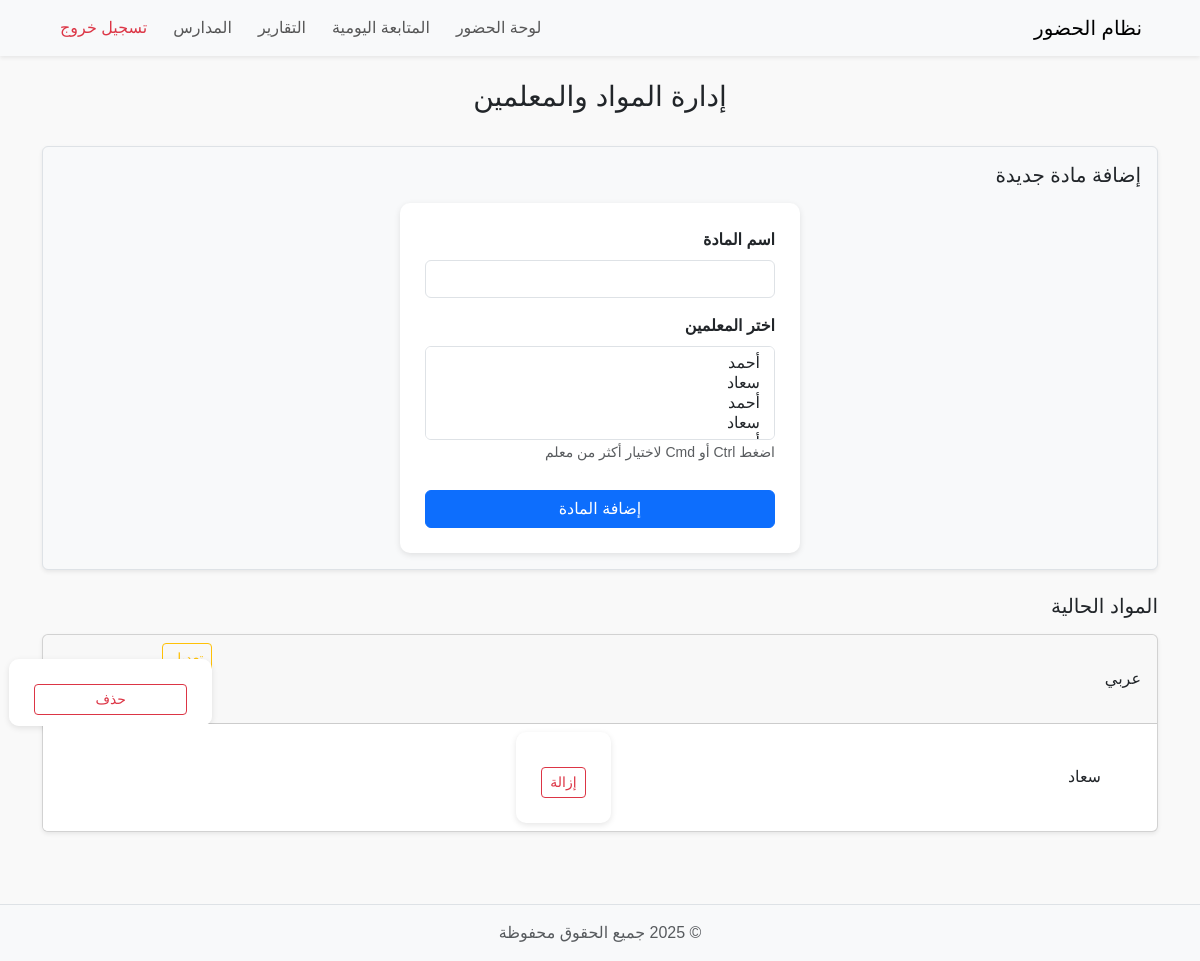
The app's page /subjects (signed in), older data.
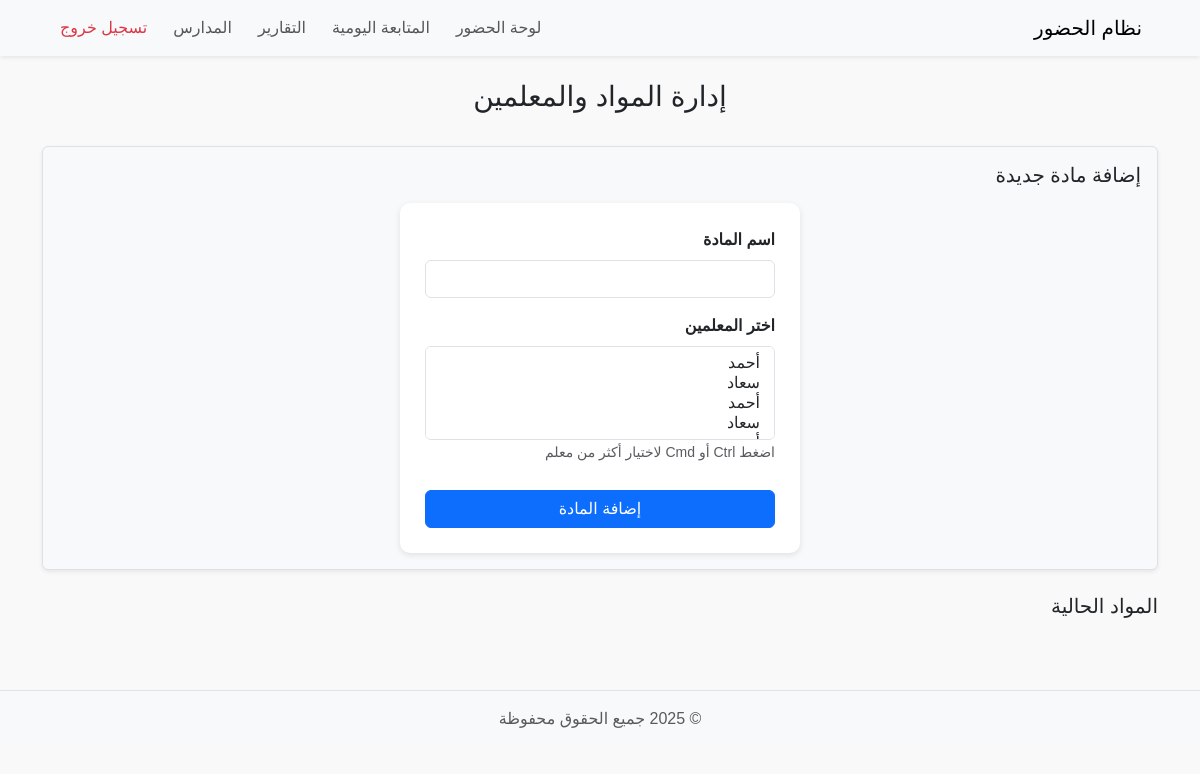
The same page, newer data.
### tables this page shows
CREATE TABLE subject_teachers (
    id INTEGER PRIMARY KEY AUTOINCREMENT,
    subject_id INTEGER NOT NULL,
    teacher_id INTEGER NOT NULL,
    FOREIGN KEY(subject_id) REFERENCES subjects(id),
    FOREIGN KEY(teacher_id) REFERENCES teachers(id),
    UNIQUE(subject_id, teacher_id)  -- لضمان عدم تكرار الربط
);

CREATE TABLE subjects (
        id INTEGER PRIMARY KEY AUTOINCREMENT,
        subject_name TEXT NOT NULL UNIQUE
    );

CREATE TABLE teachers (
        id INTEGER PRIMARY KEY AUTOINCREMENT,
        teacher_name TEXT NOT NULL,
        username TEXT NOT NULL,
        password TEXT NOT NULL,
        school_id INTEGER NOT NULL,
        FOREIGN KEY(school_id) REFERENCES schools(id)
    );

### subjects.py (the view)
@login_required
def subjects_page():
    school_id = session.get("school_id")  # جلب المدرسة من السيشن
    conn = get_db_connection()
    subjects = conn.execute("SELECT * FROM subjects").fetchall()
    teachers = conn.execute(
        "SELECT * FROM teachers WHERE school_id = ?", (school_id,)
    ).fetchall()
    subject_teachers = conn.execute("""
        SELECT st.id, s.id AS subject_id, s.subject_name, t.teacher_name
        FROM subject_teachers st
        JOIN subjects s ON st.subject_id = s.id
        JOIN teachers t ON st.teacher_id = t.id
        WHERE t.school_id = ?
        ORDER BY s.subject_name, t.teacher_name
    """, (school_id,)).fetchall()
    conn.close()
    return render_template("subjects.html", subjects=subjects, teachers=teachers, subject_teachers=subject_teachers)

### auth.py (called while the page is built)
def login_required(f):
    @wraps(f)
    def decorated_function(*args, **kwargs):
        if 'user' not in session:
            return redirect(url_for('login'))
        return f(*args, **kwargs)
    return decorated_function

### db.py (called while the page is built)
def get_db_connection():
    conn = sqlite3.connect(DB_NAME)
    conn.row_factory = sqlite3.Row
    return conn

### templates/subjects.html (shortened to what this page needs)
{% include 'partials/header.html' %}
{% include 'partials/navbar.html' %}
<div class="container my-4">
    <div class="d-flex justify-content-between align-items-center mb-4">
        <h3 class="text-center flex-grow-1">إدارة المواد والمعلمين</h3>
    </div>
    <div class="mb-4 p-3 border rounded bg-light shadow-sm">
        <h5 class="mb-3">إضافة مادة جديدة</h5>
        <form method="POST" action="{{ url_for('add_subject') }}">
            <div class="mb-3">
                <label for="subject_name" class="form-label">اسم المادة</label>
                <input type="text" class="form-control" id="subject_name" name="subject_name" required>
            </div>
            <div class="mb-3">
                <label class="form-label">اختر المعلمين</label>
                <select class="form-select" name="teacher_ids" multiple required>
                    {% for teacher in teachers %}
                        <option value="{{ teacher.id }}">{{ teacher.teacher_name }}</option>
                    {% endfor %}
                </select>
                <small class="form-text text-muted">اضغط Ctrl أو Cmd لاختيار أكثر من معلم</small>
            </div>
            <button type="submit" class="btn btn-primary">إضافة المادة</button>
        </form>
    </div>
    <div class="mb-4">
        <h5 class="mb-3">المواد الحالية</h5>
        {% set last_subject = None %}
        {% for st in subject_teachers %}
            {% if last_subject != st.subject_name %}
                <div class="card mb-3 shadow-sm">
                    <div class="card-header d-flex justify-content-between align-items-center">
                        <span>{{ st.subject_name }}</span>
                        <div>
                            <a href="{{ url_for('edit_subject', subject_id=st.subject_id) }}" class="btn btn-sm btn-outline-warning">تعديل</a>
                            <form method="POST" action="{{ url_for('delete_subject', subject_id=st.subject_id) }}" style="display:inline;">
                                <button type="submit" class="btn btn-sm btn-outline-danger" onclick="return confirm('هل أنت متأكد من حذف هذه المادة؟');">حذف</button>
                            </form>
                        </div>
                    </div>
                    <ul class="list-group list-group-flush">
                {% set last_subject = st.subject_name %}
            {% endif %}
            <li class="list-group-item d-flex justify-content-between align-items-center">
                {{ st.teacher_name }}
                <form method="POST" action="{{ url_for('remove_teacher_from_subject', st_id=st.id) }}" style="display:inline;">
                    <button type="submit" class="btn btn-sm btn-outline-danger" onclick="return confirm('هل تريد إزالة هذا المعلم من المادة؟');">إزالة</button>
                </form>
            </li>
            {% if loop.last %}
                    </ul>
                </div>
            {% endif %}
        {% endfor %}
    </div>
</div>
{% include 'partials/footer.html' %}

### templates/partials/header.html (shortened to what this page needs)
<!DOCTYPE html>
<html lang="ar">
<head>
    <link href="https://cdn.jsdelivr.net/npm/bootstrap@5.3.2/dist/css/bootstrap.min.css" rel="stylesheet">
    <link type="text/css" rel="stylesheet" href="https://cdn.jsdelivr.net/npm/jsgrid@1.5.3/dist/jsgrid.min.css" />
    <link type="text/css" rel="stylesheet" href="https://cdn.jsdelivr.net/npm/jsgrid@1.5.3/dist/jsgrid-theme.min.css" />
    <link rel="stylesheet" href="{{ url_for('static', filename='css/style.css') }}">
    <link rel="stylesheet" href="{{ url_for('static', filename='css/dashboard_table.css') }}">
</head>
<body>
</body>
</html>

### templates/partials/navbar.html (shortened to what this page needs)
<nav class="navbar navbar-expand-lg navbar-light bg-light shadow-sm">
    <div class="container">
        <a class="navbar-brand" href="{{ url_for('dashboard') }}">نظام الحضور</a>
        <div class="collapse navbar-collapse" id="navbarNav">
            <ul class="navbar-nav me-auto mb-2 mb-lg-0">
                <li class="nav-item">
                    <a class="nav-link" href="{{ url_for('dashboard') }}">لوحة الحضور</a>
                </li>
                <li class="nav-item">
                    <a class="nav-link" href="{{ url_for('tracking_page') }}">المتابعة اليومية</a>
                </li>
                <li class="nav-item">
                    <a class="nav-link" href="{{ url_for('reports_page') }}">التقارير</a>
                </li>
                {% if session.get('role') == 'superadmin' %}
                <li class="nav-item">
                    <a class="nav-link" href="{{ url_for('list_schools') }}">المدارس</a>
                </li>
                {% endif %}
                <li class="nav-item">
                    <a class="nav-link text-danger" href="{{ url_for('logout') }}">تسجيل خروج</a>
                </li>
            </ul>
        </div>
    </div>
</nav>

### templates/partials/footer.html (shortened to what this page needs)
<footer class="bg-light text-center text-muted py-3 mt-4 border-top">
    © 2025 جميع الحقوق محفوظة
</footer>
</body>
</html>

### static/css/style.css (style rules this page uses)
html, body { height: 100%; margin: 0; padding: 0; }
body { font-family: 'Tajawal', sans-serif; background-color: #f9f9f9; direction: rtl; text-align: right; display: flex; flex-direction: column; min-height: 100vh; }
.navbar { width: 100% !important; padding-left: 0 !important; padding-right: 0 !important; }
.navbar .nav-link { margin-left: 10px; }
footer { background-color: #f8f9fa; color: #6c757d; text-align: center; padding: 15px 0; border-top: 1px solid #dee2e6; width: 100%; margin-top: 50px; }
form { max-width: 400px; margin: 0 auto; background-color: #fff; padding: 25px; border-radius: 10px; box-shadow: 0 2px 6px rgba(0,0,0,0.1); }
form .form-label { font-weight: bold; }
form button { width: 100%; padding: 10px; margin-top: 10px; }

Row changes from the older to the newer data that the page shows:
removed subject_teachers: subject_name "عربي", teacher_name "سعاد"
